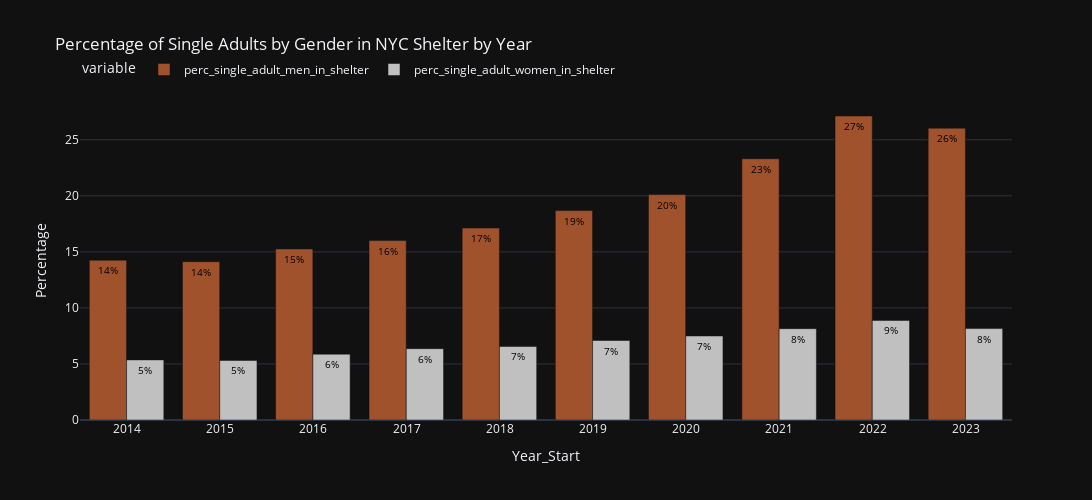

Notebook code for this chart:
### Code cell
desired_columns = [0,1,2,3,4,5,6,7,8,9,10]
start_date = datetime.datetime(2013, 1, 1)
end_date = datetime.datetime(2022, 12, 31)

# Convert index values to datetime
filtered_data = get_columns(yearly_avg_df,desired_columns)

# Apply date filter
filtered_data = filtered_data[filtered_data.index.to_series().apply(get_date, start_date=start_date, end_date=end_date)]
filtered_data.reset_index(inplace=True)
filtered_data

# Set the template to 'plotly_dark'
pio.templates.default = "plotly_dark"

# Create the bar chart
fig = px.bar(filtered_data, x='date_of_census', y=['perc_single_adult_men_in_shelter', 'perc_single_adult_women_in_shelter'],
             color_discrete_sequence=['sienna', 'silver'],
             labels={'date_of_census': 'Year_Start', 'value': 'Percentage'},
             title='Percentage of Single Adults by Gender in NYC Shelter by Year',
             
             )

# Customize the layout if needed
fig.update_layout(barmode='group', xaxis_tickangle=0,
                  legend=dict(orientation='h', yanchor='bottom', y=1.05, xanchor='left', x=0),
                  width=1500,  # Set the desired width of the figure
                  height=500  # Set the desired height of the figure
                  )


# Add data labels
texts = [filtered_data['perc_single_adult_men_in_shelter'].apply(lambda x: f'{round(x)}%'),
         filtered_data['perc_single_adult_women_in_shelter'].apply(lambda x: f'{round(x)}%')]
for i, t in enumerate(texts):
    fig.data[i].text = t
fig.update_traces(textposition='inside', textfont=dict(color='black', size=10), textangle=0)

# Display the plot
fig.show()

### Figure 1 — Plotly figure (JSON) as saved in the notebook; plotly's stock layout.template omitted (floating-point values rounded to 4 significant figures)
{"data": [{"alignmentgroup": "True", "hovertemplate": "variable=perc_single_adult_men_in_shelter<br>Year_Start=%{x}<br>Percentage=%{y}<extra></extra>", "legendgroup": "perc_single_adult_men_in_shelter", "marker": {"color": "sienna", "pattern": {"shape": ""}}, "name": "perc_single_adult_men_in_shelter", "offsetgroup": "perc_single_adult_men_in_shelter", "orientation": "v", "showlegend": true, "text": ["14%", "14%", "15%", "16%", "17%", "19%", "20%", "23%", "27%", "26%"], "textangle": 0, "textfont": {"color": "black", "size": 10}, "textposition": "inside", "type": "bar", "x": ["2013-12-31T00:00:00", "2014-12-31T00:00:00", "2015-12-31T00:00:00", "2016-12-31T00:00:00", "2017-12-31T00:00:00", "2018-12-31T00:00:00", "2019-12-31T00:00:00", "2020-12-31T00:00:00", "2021-12-31T00:00:00", "2022-12-31T00:00:00"], "xaxis": "x", "y": [14.26, 14.12, 15.26, 16.01, 17.13, 18.68, 20.11, 23.31, 27.12, 26.04], "yaxis": "y"}, {"alignmentgroup": "True", "hovertemplate": "variable=perc_single_adult_women_in_shelter<br>Year_Start=%{x}<br>Percentage=%{y}<extra></extra>", "legendgroup": "perc_single_adult_women_in_shelter", "marker": {"color": "silver", "pattern": {"shape": ""}}, "name": "perc_single_adult_women_in_shelter", "offsetgroup": "perc_single_adult_women_in_shelter", "orientation": "v", "showlegend": true, "text": ["5%", "5%", "6%", "6%", "7%", "7%", "7%", "8%", "9%", "8%"], "textangle": 0, "textfont": {"color": "black", "size": 10}, "textposition": "inside", "type": "bar", "x": ["2013-12-31T00:00:00", "2014-12-31T00:00:00", "2015-12-31T00:00:00", "2016-12-31T00:00:00", "2017-12-31T00:00:00", "2018-12-31T00:00:00", "2019-12-31T00:00:00", "2020-12-31T00:00:00", "2021-12-31T00:00:00", "2022-12-31T00:00:00"], "xaxis": "x", "y": [5.362, 5.314, 5.875, 6.363, 6.562, 7.093, 7.497, 8.147, 8.885, 8.158], "yaxis": "y"}], "layout": {"barmode": "group", "height": 500, "legend": {"orientation": "h", "title": {"text": "variable"}, "tracegroupgap": 0, "x": 0, "xanchor": "left", "y": 1.05, "yanchor": "bottom"}, "title": {"text": "Percentage of Single Adults by Gender in NYC Shelter by Year"}, "width": 1500, "xaxis": {"anchor": "y", "domain": [0, 1], "tickangle": 0, "title": {"text": "Year_Start"}}, "yaxis": {"anchor": "x", "domain": [0, 1], "title": {"text": "Percentage"}}}}
